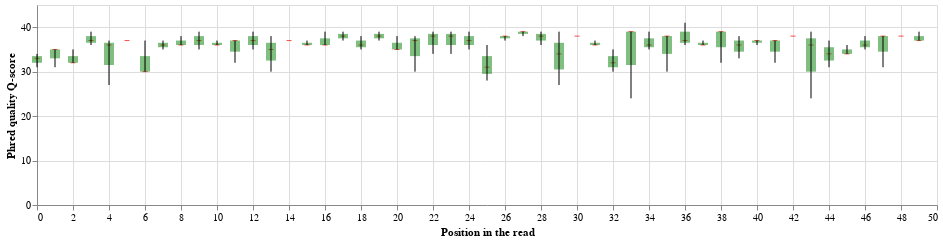

The notebook cell saved with this chart:
### Markdown cell above
### Understanding Altair visualization

The plot below shows quality distribution per position—similar to FastQC output. Each position shows:
- **Black line**: min to max range
- **Green bar**: interquartile range (25th to 75th percentile)  
- **Red tick**: median quality

> **📝 New Python concepts:** **Altair** is a declarative visualization library. You describe *what* you want to show, not *how* to draw it. Charts are built by chaining methods.

| Code | Explanation |
|------|-------------|
| `import altair as alt` | Imports Altair, conventionally aliased as `alt`. |
| `alt.Chart(stats_df)` | Creates a chart object from our DataFrame. |
| `.encode(alt.X('base:Q', ...))` | Maps the `base` column to the x-axis. `:Q` means "quantitative" (numeric). |
| `.properties(width=800, height=200)` | Sets the chart dimensions in pixels. |
| `.mark_tick()` | Draws small horizontal ticks (for median). |
| `.mark_rule()` | Draws lines/bars (for ranges). |
| `alt.Y('median:Q')` | Maps `median` column to y-axis. |
| `alt.Y2('q75:Q')` | Sets the end point for a range (used with `mark_rule`). |
| `median + q + min_max` | The `+` operator **layers** multiple charts on top of each other. |

**How layering works:**
```
min_max (black lines)     ─────────────────
         +
q (green bars)            ████████████████
         +                       
median (red ticks)              ─
         =
Combined plot             ─────█████─█████─────
```

### Code cell
# Plot quality per position
import altair as alt

base = alt.Chart(stats_df).encode(
    alt.X('base:Q', title="Position in the read")
).properties(
    width=900,
    height=200)

median = base.mark_tick(color='red',orient='horizontal').encode(
    alt.Y('median:Q', title="Phred quality Q-score"),
)

q = base.mark_rule(color='green',opacity=.5,strokeWidth=10).encode(
    alt.Y('q25:Q'),
    alt.Y2('q75:Q')
)

min_max = base.mark_rule(color='black').encode(
        alt.Y('min:Q'),
        alt.Y2('max:Q')
)

median + q + min_max

### Figure 1 — Vega-Lite specification as saved in the notebook (floating-point values rounded to 4 significant figures)
{"config": {"view": {"continuousWidth": 300, "continuousHeight": 300}}, "layer": [{"mark": {"type": "tick", "color": "red", "orient": "horizontal"}, "encoding": {"x": {"field": "base", "title": "Position in the read", "type": "quantitative"}, "y": {"field": "median", "title": "Phred quality Q-score", "type": "quantitative"}}}, {"mark": {"type": "rule", "color": "green", "opacity": 0.5, "strokeWidth": 10}, "encoding": {"x": {"field": "base", "title": "Position in the read", "type": "quantitative"}, "y": {"field": "q25", "type": "quantitative"}, "y2": {"field": "q75"}}}, {"mark": {"type": "rule", "color": "black"}, "encoding": {"x": {"field": "base", "title": "Position in the read", "type": "quantitative"}, "y": {"field": "min", "type": "quantitative"}, "y2": {"field": "max"}}}], "data": {"name": "data-baa837aafa98b132b874739d2eaef52f"}, "height": 200, "width": 900, "$schema": "https://vega.github.io/schema/vega-lite/v5.20.1.json", "datasets": {"data-baa837aafa98b132b874739d2eaef52f": [{"base": 0, "mean": 32.67, "median": 33.0, "q25": 32.0, "q75": 33.5, "min": 31, "max": 34}, {"base": 1, "mean": 33.67, "median": 35.0, "q25": 33.0, "q75": 35.0, "min": 31, "max": 35}, {"base": 2, "mean": 33.0, "median": 32.0, "q25": 32.0, "q75": 33.5, "min": 32, "max": 35}, {"base": 3, "mean": 37.33, "median": 37.0, "q25": 36.5, "q75": 38.0, "min": 36, "max": 39}, {"base": 4, "mean": 33.33, "median": 36.0, "q25": 31.5, "q75": 36.5, "min": 27, "max": 37}, {"base": 5, "mean": 37.0, "median": 37.0, "q25": 37.0, "q75": 37.0, "min": 37, "max": 37}, {"base": 6, "mean": 32.33, "median": 30.0, "q25": 30.0, "q75": 33.5, "min": 30, "max": 37}, {"base": 7, "mean": 36.0, "median": 36.0, "q25": 35.5, "q75": 36.5, "min": 35, "max": 37}, {"base": 8, "mean": 36.67, "median": 36.0, "q25": 36.0, "q75": 37.0, "min": 36, "max": 38}, {"base": 9, "mean": 37.0, "median": 37.0, "q25": 36.0, "q75": 38.0, "min": 35, "max": 39}, {"base": 10, "mean": 36.33, "median": 36.0, "q25": 36.0, "q75": 36.5, "min": 36, "max": 37}, {"base": 11, "mean": 35.33, "median": 37.0, "q25": 34.5, "q75": 37.0, "min": 32, "max": 37}, {"base": 12, "mean": 37.0, "median": 37.0, "q25": 36.0, "q75": 38.0, "min": 35, "max": 39}, {"base": 13, "mean": 34.33, "median": 35.0, "q25": 32.5, "q75": 36.5, "min": 30, "max": 38}, {"base": 14, "mean": 37.0, "median": 37.0, "q25": 37.0, "q75": 37.0, "min": 37, "max": 37}, {"base": 15, "mean": 36.33, "median": 36.0, "q25": 36.0, "q75": 36.5, "min": 36, "max": 37}, {"base": 16, "mean": 37.0, "median": 36.0, "q25": 36.0, "q75": 37.5, "min": 36, "max": 39}, {"base": 17, "mean": 38.0, "median": 38.0, "q25": 37.5, "q75": 38.5, "min": 37, "max": 39}, {"base": 18, "mean": 36.33, "median": 36.0, "q25": 35.5, "q75": 37.0, "min": 35, "max": 38}, {"base": 19, "mean": 38.0, "median": 38.0, "q25": 37.5, "q75": 38.5, "min": 37, "max": 39}, {"base": 20, "mean": 36.0, "median": 35.0, "q25": 35.0, "q75": 36.5, "min": 35, "max": 38}, {"base": 21, "mean": 35.0, "median": 37.0, "q25": 33.5, "q75": 37.5, "min": 30, "max": 38}, {"base": 22, "mean": 37.0, "median": 38.0, "q25": 36.0, "q75": 38.5, "min": 34, "max": 39}, {"base": 23, "mean": 37.0, "median": 38.0, "q25": 36.0, "q75": 38.5, "min": 34, "max": 39}, {"base": 24, "mean": 37.0, "median": 37.0, "q25": 36.0, "q75": 38.0, "min": 35, "max": 39}, {"base": 25, "mean": 31.67, "median": 31.0, "q25": 29.5, "q75": 33.5, "min": 28, "max": 36}, {"base": 26, "mean": 37.67, "median": 38.0, "q25": 37.5, "q75": 38.0, "min": 37, "max": 38}, {"base": 27, "mean": 38.67, "median": 39.0, "q25": 38.5, "q75": 39.0, "min": 38, "max": 39}, {"base": 28, "mean": 37.67, "median": 38.0, "q25": 37.0, "q75": 38.5, "min": 36, "max": 39}, {"base": 29, "mean": 33.33, "median": 34.0, "q25": 30.5, "q75": 36.5, "min": 27, "max": 39}, {"base": 30, "mean": 38.0, "median": 38.0, "q25": 38.0, "q75": 38.0, "min": 38, "max": 38}, {"base": 31, "mean": 36.33, "median": 36.0, "q25": 36.0, "q75": 36.5, "min": 36, "max": 37}, {"base": 32, "mean": 32.33, "median": 32.0, "q25": 31.0, "q75": 33.5, "min": 30, "max": 35}, {"base": 33, "mean": 34.0, "median": 39.0, "q25": 31.5, "q75": 39.0, "min": 24, "max": 39}, {"base": 34, "mean": 36.67, "median": 36.0, "q25": 35.5, "q75": 37.5, "min": 35, "max": 39}, {"base": 35, "mean": 35.33, "median": 38.0, "q25": 34.0, "q75": 38.0, "min": 30, "max": 38}, {"base": 36, "mean": 38.0, "median": 37.0, "q25": 36.5, "q75": 39.0, "min": 36, "max": 41}, {"base": 37, "mean": 36.33, "median": 36.0, "q25": 36.0, "q75": 36.5, "min": 36, "max": 37}, {"base": 38, "mean": 36.67, "median": 39.0, "q25": 35.5, "q75": 39.0, "min": 32, "max": 39}, {"base": 39, "mean": 35.67, "median": 36.0, "q25": 34.5, "q75": 37.0, "min": 33, "max": 38}, {"base": 40, "mean": 36.67, "median": 37.0, "q25": 36.5, "q75": 37.0, "min": 36, "max": 37}, {"base": 41, "mean": 35.33, "median": 37.0, "q25": 34.5, "q75": 37.0, "min": 32, "max": 37}, {"base": 42, "mean": 38.0, "median": 38.0, "q25": 38.0, "q75": 38.0, "min": 38, "max": 38}, {"base": 43, "mean": 33.0, "median": 36.0, "q25": 30.0, "q75": 37.5, "min": 24, "max": 39}, {"base": 44, "mean": 34.0, "median": 34.0, "q25": 32.5, "q75": 35.5, "min": 31, "max": 37}, {"base": 45, "mean": 34.67, "median": 34.0, "q25": 34.0, "q75": 35.0, "min": 34, "max": 36}, {"base": 46, "mean": 36.33, "median": 36.0, "q25": 35.5, "q75": 37.0, "min": 35, "max": 38}, {"base": 47, "mean": 35.67, "median": 38.0, "q25": 34.5, "q75": 38.0, "min": 31, "max": 38}, {"base": 48, "mean": 38.0, "median": 38.0, "q25": 38.0, "q75": 38.0, "min": 38, "max": 38}, {"base": 49, "mean": 37.67, "median": 37.0, "q25": 37.0, "q75": 38.0, "min": 37, "max": 39}]}}
